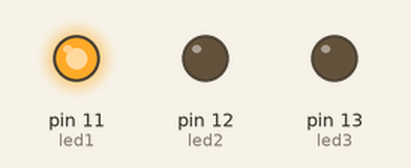
Recording of a sketch running on a simulated Arduino Uno, built with avr-gcc and run on an emulated ATmega328P. Shown: output pins drawn as LEDs (lit = HIGH).

Above: at 0.5 s.
At 1.5 s:
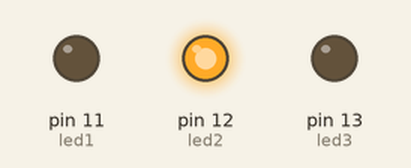
At 5.5 s:
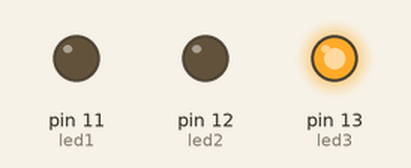
Timing chart, 0 to 6.9 s (numbered marks = the images above):
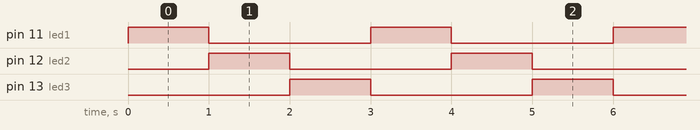

Measured:
- by itself, pin 11 (led1), pin 12 (led2), pin 13 (led3): alternates HIGH for 1.0 s and LOW for 2.0 s
- by itself, everything shown: repeats every 3.0 s, in 4 steps

The sketch:

Codigo_3.ino
```cpp
#define led1 11
#define led2 12
#define led3 13

void setup () {
  for (int i = 11; i <= 13; i++) {
    pinMode(i, OUTPUT);
    digitalWrite(i, LOW);
  }
}
void loop () {
  digitalWrite(led1, HIGH);
  delay(1000);
  digitalWrite(led1, LOW);
  digitalWrite(led2, HIGH);
  delay(1000);
  digitalWrite(led2, LOW);
  digitalWrite(led3, HIGH);
  delay(1000);
  digitalWrite(led3, LOW);
}
```
